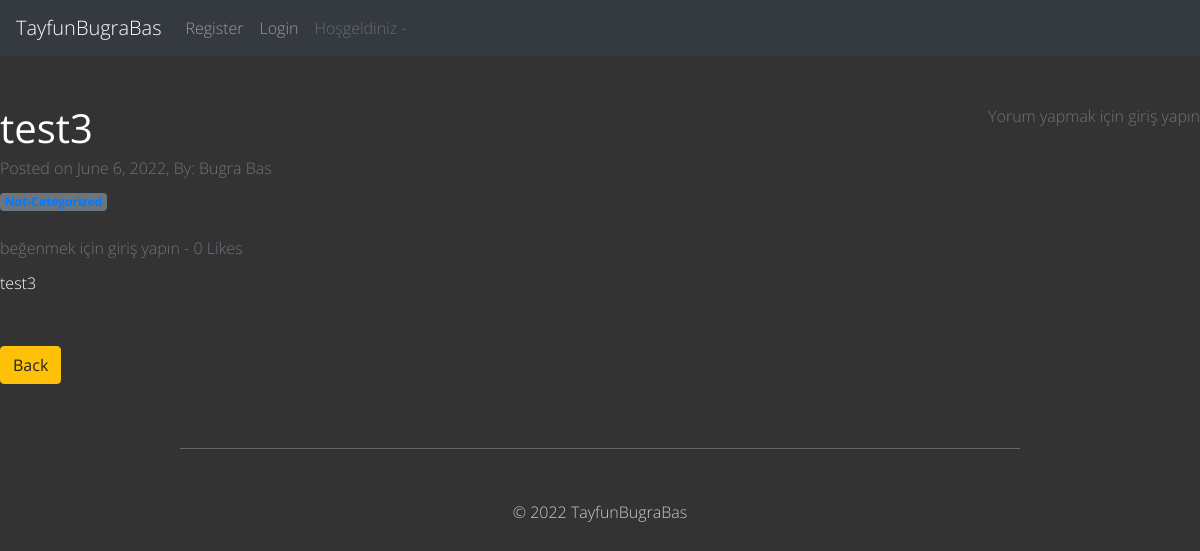
Page /article/5 on the earlier database version.
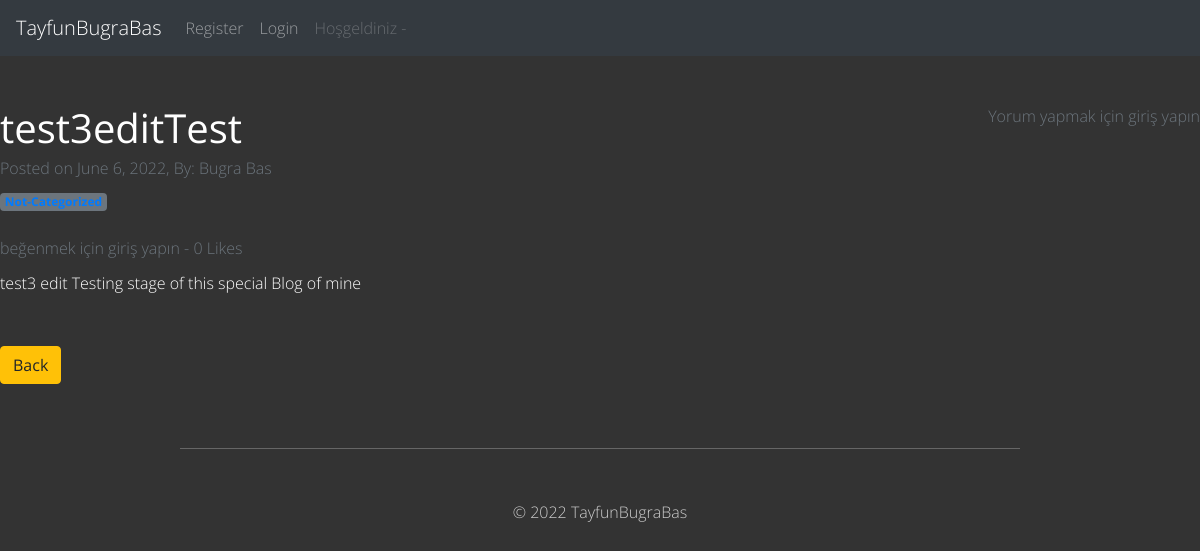
Same page on the later database version.
### TayfunBlog/models.py (models this page shows, shortened)
class Post(models.Model):
   title = models.CharField(max_length=255)
   title_tag= models.CharField(max_length=255, default = "")
   author = models.ForeignKey(User, on_delete=models.CASCADE)
   body = RichTextField(blank=True, null=True)
   postDate = models.DateField(auto_now_add=True)
   category = models.CharField(max_length=255, default='not-categorized')
   snippet = models.TextField()
   header_img = models.ImageField(null = True,blank = True, upload_to="img/")
   likes = models.ManyToManyField(User, related_name='blog_post')
   def total_likes(self):
       return self.likes.count()

### TayfunBlog/views.py (the view)
# urls.py: path('article/<int:pk>',ArtDetail.as_view(),name='article-details'),
class ArtDetail(DetailView):
    model = Post
    template_name = 'artDet.html'
    def get_context_data(self, *args, **kwargs):
        cat_menu = Category.objects.all()
        context = super(ArtDetail,self).get_context_data(*args, **kwargs)
        stuff = get_object_or_404(Post, id=self.kwargs['pk'])
        total_likes = stuff.total_likes()
        context["cat_menu"] = cat_menu
        context["total_likes"] = total_likes
        return context

### TayfunBlog/templates/artDet.html (shortened to what this page needs)
{%extends 'base.html'%}
{% load static %}
{%block content%}
<div class="container mt-5">
<div class="row">
<article>
    <header class="mb-4">
        <h1 class="fw-bolder mb-1"> <strong>{{post.title_tag}}</strong>   </h1>
        <div class="text-muted fst-italic mb-2">Posted on  {{post.postDate}}, By: {{post.author.first_name}} {{post.author.last_name}} </div>
        <a class="badge bg-secondary text-decoration-none link-light" href="{%url 'category' post.category|slugify%}">{{post.category}}</a>
    </header>
    {%if user.is_authenticated%}
    <form action = "{% url 'like-post' post.pk %}" method="POST">
        {%csrf_token%}
        <button type="submit", name="post_id", value="{{post.id}}", class="btn btn-primary btn-sm">Like</button> - {{total_likes}} Likes
    </form>
    {%else%}
    <div class="text-muted fst-italic mb-2">beğenmek için giriş yapın - {{total_likes}} Likes</div>
    {%endif%}
    <section class="mb-5">
        <p class="fs-5 mb-4">{{post.body|safe}}</p>
        <br>
        <a href="{%url 'home'%}" class = "btn btn-warning" >Back</a>
    </section>
</article>
<section class="mb-5">
{%if user.is_authenticated%}
<div class="card bg-dark">
    <div class="card-body">
        {%if not post.comments.all%}
        <p>No Comments Yet</p>
        <a href="{%url 'MakeComment' post.pk%}" class = "btn btn-warning" >Yorum Ekle</a>
        {%else%}
        {%for comment in post.comments.all%}
        <div class="d-flex mb-4">
            <div class="d-flex mt-4">
            <div class="ms-3">
                <div class="fw-bold"><strong>-{{comment.name}}-{{comment.date_added}}</strong></div>
                {{comment.body}}
            </div>
        </div>
        </div>
        {%endfor%}
        <a href="{%url 'MakeComment' post.pk%}" class = "btn btn-warning" >Yorum Ekle</a>
        {%endif%}
    </div>
</div>
{%else%}
    <div class="text-muted fst-italic mb-2">Yorum yapmak  için giriş yapın </div>
    {%endif%}
</section>
</div>
</div>
{%endblock%}

Differences in the rows shown:
changed Post "Bugra": title_tag "test3" → "test3editTest"; body "test3" → "test3 edit Testing stage of this special Blog of mine"
